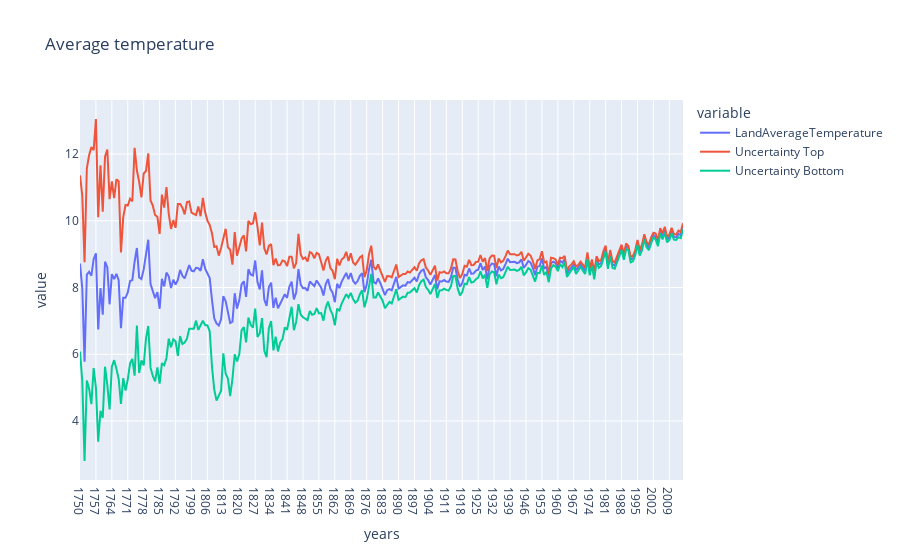

Notebook cell for this chart:
### Code cell
fig=px.line(data,x='years', y=['LandAverageTemperature','Uncertainty Top','Uncertainty Bottom'], title='Average temperature' )
fig.show()

### Figure 1 — Plotly figure (JSON) as saved in the notebook; plotly's stock layout.template omitted (floating-point values rounded to 4 significant figures; data arrays with more than 128 entries replaced by an {"elided": "..."} marker saying what was removed)
{"data": [{"hovertemplate": "variable=LandAverageTemperature<br>years=%{x}<br>value=%{y}<extra></extra>", "legendgroup": "LandAverageTemperature", "line": {"color": "#636efa", "dash": "solid"}, "marker": {"symbol": "circle"}, "mode": "lines", "name": "LandAverageTemperature", "orientation": "v", "showlegend": true, "type": "scatter", "x": {"elided": "266 str values"}, "xaxis": "x", "y": {"elided": "266 float values"}, "yaxis": "y"}, {"hovertemplate": "variable=Uncertainty Top<br>years=%{x}<br>value=%{y}<extra></extra>", "legendgroup": "Uncertainty Top", "line": {"color": "#EF553B", "dash": "solid"}, "marker": {"symbol": "circle"}, "mode": "lines", "name": "Uncertainty Top", "orientation": "v", "showlegend": true, "type": "scatter", "x": {"elided": "266 str values"}, "xaxis": "x", "y": {"elided": "266 float values"}, "yaxis": "y"}, {"hovertemplate": "variable=Uncertainty Bottom<br>years=%{x}<br>value=%{y}<extra></extra>", "legendgroup": "Uncertainty Bottom", "line": {"color": "#00cc96", "dash": "solid"}, "marker": {"symbol": "circle"}, "mode": "lines", "name": "Uncertainty Bottom", "orientation": "v", "showlegend": true, "type": "scatter", "x": {"elided": "266 str values"}, "xaxis": "x", "y": {"elided": "266 float values"}, "yaxis": "y"}], "layout": {"legend": {"title": {"text": "variable"}, "tracegroupgap": 0}, "title": {"text": "Average temperature"}, "xaxis": {"anchor": "y", "domain": [0, 1], "title": {"text": "years"}}, "yaxis": {"anchor": "x", "domain": [0, 1], "title": {"text": "value"}}}}
